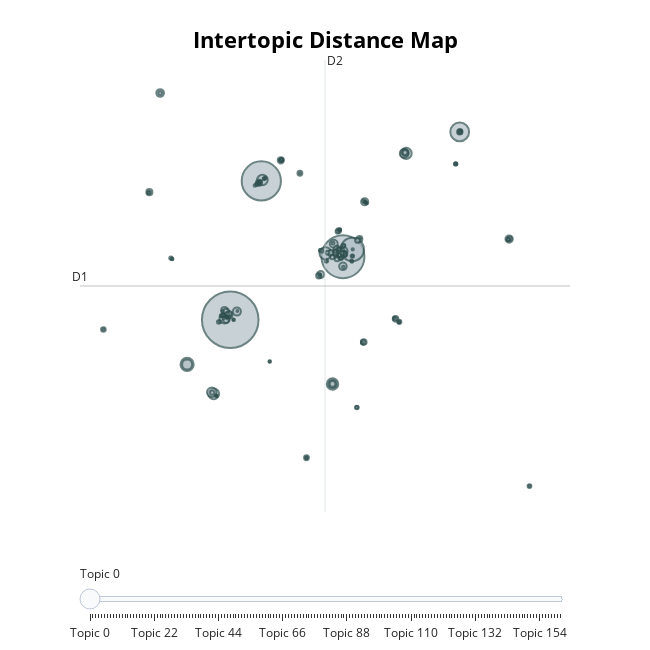

The code cell stored with this chart in its notebook:
### Code cell
topic_model.visualize_topics()

### Figure 1 — Plotly figure (JSON) as saved in the notebook; plotly's stock layout.template omitted (floating-point values rounded to 4 significant figures; data arrays with more than 128 entries replaced by an {"elided": "..."} marker saying what was removed)
{"data": [{"customdata": {"elided": "162x3 mixed values"}, "hovertemplate": "<b>Topic %{customdata[0]}</b><br>%{customdata[1]}<br>Size: %{customdata[2]}", "legendgroup": "", "marker": {"color": "#B0BEC5", "line": {"color": "DarkSlateGrey", "width": 2}, "size": {"elided": "162 int values"}, "sizemode": "area", "sizeref": 17.07, "symbol": "circle"}, "mode": "markers", "name": "", "orientation": "v", "showlegend": false, "type": "scatter", "x": {"elided": "162 float values"}, "xaxis": "x", "y": {"elided": "162 float values"}, "yaxis": "y"}], "layout": {"annotations": [{"showarrow": false, "text": "D1", "x": -12.42, "y": 2.57, "yshift": 10}, {"showarrow": false, "text": "D2", "x": 4.547, "xshift": 10, "y": 23.98}], "height": 650, "hoverlabel": {"bgcolor": "white", "font": {"family": "Rockwell", "size": 16}}, "legend": {"itemsizing": "constant", "tracegroupgap": 0}, "margin": {"t": 60}, "shapes": [{"line": {"color": "#CFD8DC", "width": 2}, "type": "line", "x0": 4.547, "x1": 4.547, "y0": -18.84, "y1": 23.98}, {"line": {"color": "#9E9E9E", "width": 2}, "type": "line", "x0": -12.42, "x1": 21.51, "y0": 2.57, "y1": 2.57}], "sliders": [{"active": 0, "pad": {"t": 50}, "steps": [{"args": [{"marker.color": {"elided": "1x162 str values"}}], "label": "Topic 0", "method": "update"}, {"args": [{"marker.color": {"elided": "1x162 str values"}}], "label": "Topic 1", "method": "update"}, {"args": [{"marker.color": {"elided": "1x162 str values"}}], "label": "Topic 2", "method": "update"}, {"args": [{"marker.color": {"elided": "1x162 str values"}}], "label": "Topic 3", "method": "update"}, {"args": [{"marker.color": {"elided": "1x162 str values"}}], "label": "Topic 4", "method": "update"}, {"args": [{"marker.color": {"elided": "1x162 str values"}}], "label": "Topic 5", "method": "update"}, {"args": [{"marker.color": {"elided": "1x162 str values"}}], "label": "Topic 6", "method": "update"}, {"args": [{"marker.color": {"elided": "1x162 str values"}}], "label": "Topic 7", "method": "update"}, {"args": [{"marker.color": {"elided": "1x162 str values"}}], "label": "Topic 8", "method": "update"}, {"args": [{"marker.color": {"elided": "1x162 str values"}}], "label": "Topic 9", "method": "update"}, {"args": [{"marker.color": {"elided": "1x162 str values"}}], "label": "Topic 10", "method": "update"}, {"args": [{"marker.color": {"elided": "1x162 str values"}}], "label": "Topic 11", "method": "update"}, {"args": [{"marker.color": {"elided": "1x162 str values"}}], "label": "Topic 12", "method": "update"}, {"args": [{"marker.color": {"elided": "1x162 str values"}}], "label": "Topic 13", "method": "update"}, {"args": [{"marker.color": {"elided": "1x162 str values"}}], "label": "Topic 14", "method": "update"}, {"args": [{"marker.color": {"elided": "1x162 str values"}}], "label": "Topic 15", "method": "update"}, {"args": [{"marker.color": {"elided": "1x162 str values"}}], "label": "Topic 16", "method": "update"}, {"args": [{"marker.color": {"elided": "1x162 str values"}}], "label": "Topic 17", "method": "update"}, {"args": [{"marker.color": {"elided": "1x162 str values"}}], "label": "Topic 18", "method": "update"}, {"args": [{"marker.color": {"elided": "1x162 str values"}}], "label": "Topic 19", "method": "update"}, {"args": [{"marker.color": {"elided": "1x162 str values"}}], "label": "Topic 20", "method": "update"}, {"args": [{"marker.color": {"elided": "1x162 str values"}}], "label": "Topic 21", "method": "update"}, {"args": [{"marker.color": {"elided": "1x162 str values"}}], "label": "Topic 22", "method": "update"}, {"args": [{"marker.color": {"elided": "1x162 str values"}}], "label": "Topic 23", "method": "update"}, {"args": [{"marker.color": {"elided": "1x162 str values"}}], "label": "Topic 24", "method": "update"}, {"args": [{"marker.color": {"elided": "1x162 str values"}}], "label": "Topic 25", "method": "update"}, {"args": [{"marker.color": {"elided": "1x162 str values"}}], "label": "Topic 26", "method": "update"}, {"args": [{"marker.color": {"elided": "1x162 str values"}}], "label": "Topic 27", "method": "update"}, {"args": [{"marker.color": {"elided": "1x162 str values"}}], "label": "Topic 28", "method": "update"}, {"args": [{"marker.color": {"elided": "1x162 str values"}}], "label": "Topic 29", "method": "update"}, {"args": [{"marker.color": {"elided": "1x162 str values"}}], "label": "Topic 30", "method": "update"}, {"args": [{"marker.color": {"elided": "1x162 str values"}}], "label": "Topic 31", "method": "update"}, {"args": [{"marker.color": {"elided": "1x162 str values"}}], "label": "Topic 32", "method": "update"}, {"args": [{"marker.color": {"elided": "1x162 str values"}}], "label": "Topic 33", "method": "update"}, {"args": [{"marker.color": {"elided": "1x162 str values"}}], "label": "Topic 34", "method": "update"}, {"args": [{"marker.color": {"elided": "1x162 str values"}}], "label": "Topic 35", "method": "update"}, {"args": [{"marker.color": {"elided": "1x162 str values"}}], "label": "Topic 36", "method": "update"}, {"args": [{"marker.color": {"elided": "1x162 str values"}}], "label": "Topic 37", "method": "update"}, {"args": [{"marker.color": {"elided": "1x162 str values"}}], "label": "Topic 38", "method": "update"}, {"args": [{"marker.color": {"elided": "1x162 str values"}}], "label": "Topic 39", "method": "update"}, {"args": [{"marker.color": {"elided": "1x162 str values"}}], "label": "Topic 40", "method": "update"}, {"args": [{"marker.color": {"elided": "1x162 str values"}}], "label": "Topic 41", "method": "update"}, {"args": [{"marker.color": {"elided": "1x162 str values"}}], "label": "Topic 42", "method": "update"}, {"args": [{"marker.color": {"elided": "1x162 str values"}}], "label": "Topic 43", "method": "update"}, {"args": [{"marker.color": {"elided": "1x162 str values"}}], "label": "Topic 44", "method": "update"}, {"args": [{"marker.color": {"elided": "1x162 str values"}}], "label": "Topic 45", "method": "update"}, {"args": [{"marker.color": {"elided": "1x162 str values"}}], "label": "Topic 46", "method": "update"}, {"args": [{"marker.color": {"elided": "1x162 str values"}}], "label": "Topic 47", "method": "update"}, {"args": [{"marker.color": {"elided": "1x162 str values"}}], "label": "Topic 48", "method": "update"}, {"args": [{"marker.color": {"elided": "1x162 str values"}}], "label": "Topic 49", "method": "update"}, {"args": [{"marker.color": {"elided": "1x162 str values"}}], "label": "Topic 50", "method": "update"}, {"args": [{"marker.color": {"elided": "1x162 str values"}}], "label": "Topic 51", "method": "update"}, {"args": [{"marker.color": {"elided": "1x162 str values"}}], "label": "Topic 52", "method": "update"}, {"args": [{"marker.color": {"elided": "1x162 str values"}}], "label": "Topic 53", "method": "update"}, {"args": [{"marker.color": {"elided": "1x162 str values"}}], "label": "Topic 54", "method": "update"}, {"args": [{"marker.color": {"elided": "1x162 str values"}}], "label": "Topic 55", "method": "update"}, {"args": [{"marker.color": {"elided": "1x162 str values"}}], "label": "Topic 56", "method": "update"}, {"args": [{"marker.color": {"elided": "1x162 str values"}}], "label": "Topic 57", "method": "update"}, {"args": [{"marker.color": {"elided": "1x162 str values"}}], "label": "Topic 58", "method": "update"}, {"args": [{"marker.color": {"elided": "1x162 str values"}}], "label": "Topic 59", "method": "update"}, {"args": [{"marker.color": {"elided": "1x162 str values"}}], "label": "Topic 60", "method": "update"}, {"args": [{"marker.color": {"elided": "1x162 str values"}}], "label": "Topic 61", "method": "update"}, {"args": [{"marker.color": {"elided": "1x162 str values"}}], "label": "Topic 62", "method": "update"}, {"args": [{"marker.color": {"elided": "1x162 str values"}}], "label": "Topic 63", "method": "update"}, {"args": [{"marker.color": {"elided": "1x162 str values"}}], "label": "Topic 64", "method": "update"}, {"args": [{"marker.color": {"elided": "1x162 str values"}}], "label": "Topic 65", "method": "update"}, {"args": [{"marker.color": {"elided": "1x162 str values"}}], "label": "Topic 66", "method": "update"}, {"args": [{"marker.color": {"elided": "1x162 str values"}}], "label": "Topic 67", "method": "update"}, {"args": [{"marker.color": {"elided": "1x162 str values"}}], "label": "Topic 68", "method": "update"}, {"args": [{"marker.color": {"elided": "1x162 str values"}}], "label": "Topic 69", "method": "update"}, {"args": [{"marker.color": {"elided": "1x162 str values"}}], "label": "Topic 70", "method": "update"}, {"args": [{"marker.color": {"elided": "1x162 str values"}}], "label": "Topic 71", "method": "update"}, {"args": [{"marker.color": {"elided": "1x162 str values"}}], "label": "Topic 72", "method": "update"}, {"args": [{"marker.color": {"elided": "1x162 str values"}}], "label": "Topic 73", "method": "update"}, {"args": [{"marker.color": {"elided": "1x162 str values"}}], "label": "Topic 74", "method": "update"}, {"args": [{"marker.color": {"elided": "1x162 str values"}}], "label": "Topic 75", "method": "update"}, {"args": [{"marker.color": {"elided": "1x162 str values"}}], "label": "Topic 76", "method": "update"}, {"args": [{"marker.color": {"elided": "1x162 str values"}}], "label": "Topic 77", "method": "update"}, {"args": [{"marker.color": {"elided": "1x162 str values"}}], "label": "Topic 78", "method": "update"}, {"args": [{"marker.color": {"elided": "1x162 str values"}}], "label": "Topic 79", "method": "update"}, {"args": [{"marker.color": {"elided": "1x162 str values"}}], "label": "Topic 80", "method": "update"}, {"args": [{"marker.color": {"elided": "1x162 str values"}}], "label": "Topic 81", "method": "update"}, {"args": [{"marker.color": {"elided": "1x162 str values"}}], "label": "Topic 82", "method": "update"}, {"args": [{"marker.color": {"elided": "1x162 str values"}}], "label": "Topic 83", "method": "update"}, {"args": [{"marker.color": {"elided": "1x162 str values"}}], "label": "Topic 84", "method": "update"}, {"args": [{"marker.color": {"elided": "1x162 str values"}}], "label": "Topic 85", "method": "update"}, {"args": [{"marker.color": {"elided": "1x162 str values"}}], "label": "Topic 86", "method": "update"}, {"args": [{"marker.color": {"elided": "1x162 str values"}}], "label": "Topic 87", "method": "update"}, {"args": [{"marker.color": {"elided": "1x162 str values"}}], "label": "Topic 88", "method": "update"}, {"args": [{"marker.color": {"elided": "1x162 str values"}}], "label": "Topic 89", "method": "update"}, {"args": [{"marker.color": {"elided": "1x162 str values"}}], "label": "Topic 90", "method": "update"}, {"args": [{"marker.color": {"elided": "1x162 str values"}}], "label": "Topic 91", "method": "update"}, {"args": [{"marker.color": {"elided": "1x162 str values"}}], "label": "Topic 92", "method": "update"}, {"args": [{"marker.color": {"elided": "1x162 str values"}}], "label": "Topic 93", "method": "update"}, {"args": [{"marker.color": {"elided": "1x162 str values"}}], "label": "Topic 94", "method": "update"}, {"args": [{"marker.color": {"elided": "1x162 str values"}}], "label": "Topic 95", "method": "update"}, {"args": [{"marker.color": {"elided": "1x162 str values"}}], "label": "Topic 96", "method": "update"}, {"args": [{"marker.color": {"elided": "1x162 str values"}}], "label": "Topic 97", "method": "update"}, {"args": [{"marker.color": {"elided": "1x162 str values"}}], "label": "Topic 98", "method": "update"}, {"args": [{"marker.color": {"elided": "1x162 str values"}}], "label": "Topic 99", "method": "update"}, {"args": [{"marker.color": {"elided": "1x162 str values"}}], "label": "Topic 100", "method": "update"}, {"args": [{"marker.color": {"elided": "1x162 str values"}}], "label": "Topic 101", "method": "update"}, {"args": [{"marker.color": {"elided": "1x162 str values"}}], "label": "Topic 102", "method": "update"}, {"args": [{"marker.color": {"elided": "1x162 str values"}}], "label": "Topic 103", "method": "update"}, {"args": [{"marker.color": {"elided": "1x162 str values"}}], "label": "Topic 104", "method": "update"}, {"args": [{"marker.color": {"elided": "1x162 str values"}}], "label": "Topic 105", "method": "update"}, {"args": [{"marker.color": {"elided": "1x162 str values"}}], "label": "Topic 106", "method": "update"}, {"args": [{"marker.color": {"elided": "1x162 str values"}}], "label": "Topic 107", "method": "update"}, {"args": [{"marker.color": {"elided": "1x162 str values"}}], "label": "Topic 108", "method": "update"}, {"args": [{"marker.color": {"elided": "1x162 str values"}}], "label": "Topic 109", "method": "update"}, {"args": [{"marker.color": {"elided": "1x162 str values"}}], "label": "Topic 110", "method": "update"}, {"args": [{"marker.color": {"elided": "1x162 str values"}}], "label": "Topic 111", "method": "update"}, {"args": [{"marker.color": {"elided": "1x162 str values"}}], "label": "Topic 112", "method": "update"}, {"args": [{"marker.color": {"elided": "1x162 str values"}}], "label": "Topic 113", "method": "update"}, {"args": [{"marker.color": {"elided": "1x162 str values"}}], "label": "Topic 114", "method": "update"}, {"args": [{"marker.color": {"elided": "1x162 str values"}}], "label": "Topic 115", "method": "update"}, {"args": [{"marker.color": {"elided": "1x162 str values"}}], "label": "Topic 116", "method": "update"}, {"args": [{"marker.color": {"elided": "1x162 str values"}}], "label": "Topic 117", "method": "update"}, {"args": [{"marker.color": {"elided": "1x162 str values"}}], "label": "Topic 118", "method": "update"}, {"args": [{"marker.color": {"elided": "1x162 str values"}}], "label": "Topic 119", "method": "update"}, {"args": [{"marker.color": {"elided": "1x162 str values"}}], "label": "Topic 120", "method": "update"}, {"args": [{"marker.color": {"elided": "1x162 str values"}}], "label": "Topic 121", "method": "update"}, {"args": [{"marker.color": {"elided": "1x162 str values"}}], "label": "Topic 122", "method": "update"}, {"args": [{"marker.color": {"elided": "1x162 str values"}}], "label": "Topic 123", "method": "update"}, {"args": [{"marker.color": {"elided": "1x162 str values"}}], "label": "Topic 124", "method": "update"}, {"args": [{"marker.color": {"elided": "1x162 str values"}}], "label": "Topic 125", "method": "update"}, {"args": [{"marker.color": {"elided": "1x162 str values"}}], "label": "Topic 126", "method": "update"}, {"args": [{"marker.color": {"elided": "1x162 str values"}}], "label": "Topic 127", "method": "update"}, {"args": [{"marker.color": {"elided": "1x162 str values"}}], "label": "Topic 128", "method": "update"}, {"args": [{"marker.color": {"elided": "1x162 str values"}}], "label": "Topic 129", "method": "update"}, {"args": [{"marker.color": {"elided": "1x162 str values"}}], "label": "Topic 130", "method": "update"}, {"args": [{"marker.color": {"elided": "1x162 str values"}}], "label": "Topic 131", "method": "update"}, {"args": [{"marker.color": {"elided": "1x162 str values"}}], "label": "Topic 132", "method": "update"}, {"args": [{"marker.color": {"elided": "1x162 str values"}}], "label": "Topic 133", "method": "update"}, {"args": [{"marker.color": {"elided": "1x162 str values"}}], "label": "Topic 134", "method": "update"}, {"args": [{"marker.color": {"elided": "1x162 str values"}}], "label": "Topic 135", "method": "update"}, {"args": [{"marker.color": {"elided": "1x162 str values"}}], "label": "Topic 136", "method": "update"}, {"args": [{"marker.color": {"elided": "1x162 str values"}}], "label": "Topic 137", "method": "update"}, {"args": [{"marker.color": {"elided": "1x162 str values"}}], "label": "Topic 138", "method": "update"}, {"args": [{"marker.color": {"elided": "1x162 str values"}}], "label": "Topic 139", "method": "update"}, {"args": [{"marker.color": {"elided": "1x162 str values"}}], "label": "Topic 140", "method": "update"}, {"args": [{"marker.color": {"elided": "1x162 str values"}}], "label": "Topic 141", "method": "update"}, {"args": [{"marker.color": {"elided": "1x162 str values"}}], "label": "Topic 142", "method": "update"}, {"args": [{"marker.color": {"elided": "1x162 str values"}}], "label": "Topic 143", "method": "update"}, {"args": [{"marker.color": {"elided": "1x162 str values"}}], "label": "Topic 144", "method": "update"}, {"args": [{"marker.color": {"elided": "1x162 str values"}}], "label": "Topic 145", "method": "update"}, {"args": [{"marker.color": {"elided": "1x162 str values"}}], "label": "Topic 146", "method": "update"}, {"args": [{"marker.color": {"elided": "1x162 str values"}}], "label": "Topic 147", "method": "update"}, {"args": [{"marker.color": {"elided": "1x162 str values"}}], "label": "Topic 148", "method": "update"}, {"args": [{"marker.color": {"elided": "1x162 str values"}}], "label": "Topic 149", "method": "update"}, {"args": [{"marker.color": {"elided": "1x162 str values"}}], "label": "Topic 150", "method": "update"}, {"args": [{"marker.color": {"elided": "1x162 str values"}}], "label": "Topic 151", "method": "update"}, {"args": [{"marker.color": {"elided": "1x162 str values"}}], "label": "Topic 152", "method": "update"}, {"args": [{"marker.color": {"elided": "1x162 str values"}}], "label": "Topic 153", "method": "update"}, {"args": [{"marker.color": {"elided": "1x162 str values"}}], "label": "Topic 154", "method": "update"}, {"args": [{"marker.color": {"elided": "1x162 str values"}}], "label": "Topic 155", "method": "update"}, {"args": [{"marker.color": {"elided": "1x162 str values"}}], "label": "Topic 156", "method": "update"}, {"args": [{"marker.color": {"elided": "1x162 str values"}}], "label": "Topic 157", "method": "update"}, {"args": [{"marker.color": {"elided": "1x162 str values"}}], "label": "Topic 158", "method": "update"}, {"args": [{"marker.color": {"elided": "1x162 str values"}}], "label": "Topic 159", "method": "update"}, {"args": [{"marker.color": {"elided": "1x162 str values"}}], "label": "Topic 160", "method": "update"}, {"args": [{"marker.color": {"elided": "1x162 str values"}}], "label": "Topic 161", "method": "update"}]}], "title": {"font": {"color": "Black", "size": 22}, "text": "<b>Intertopic Distance Map</b>", "x": 0.5, "xanchor": "center", "y": 0.95, "yanchor": "top"}, "width": 650, "xaxis": {"anchor": "y", "domain": [0, 1], "range": [-12.42, 21.51], "title": {"text": ""}, "visible": false}, "yaxis": {"anchor": "x", "domain": [0, 1], "range": [-18.84, 23.98], "title": {"text": ""}, "visible": false}}}
